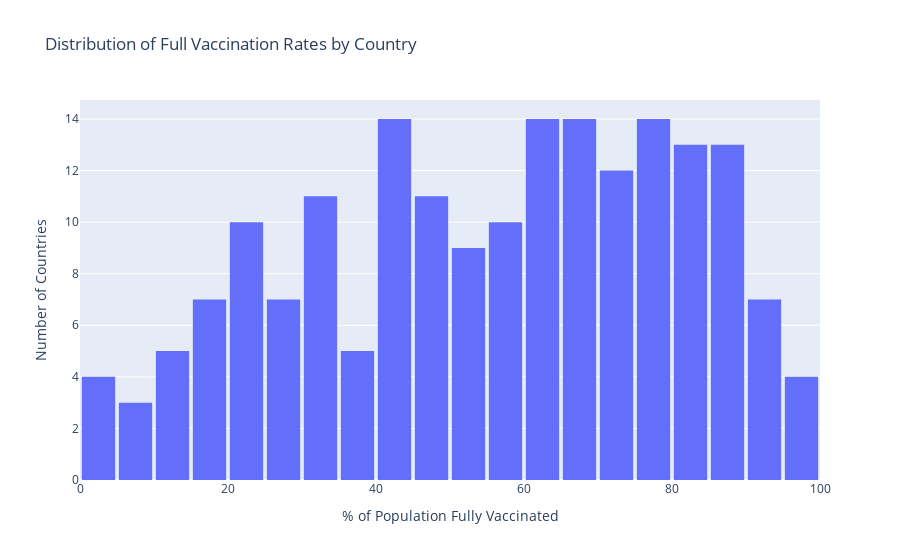

This figure's notebook cell:
### Markdown cell above
First, let’s look at the distribution of “% of population fully vaccinated” to pick a good threshold for the labels.

### Code cell
import plotly.express as px

fig = px.histogram(
    df,
    x='% of population fully vaccinated',
    nbins=20,
    title='Distribution of Full Vaccination Rates by Country',
    labels={'% of population fully vaccinated': '% of Population Fully Vaccinated', 'count': 'Number of Countries'},
    color_discrete_sequence=['#636EFA']
)
fig.update_layout(
    xaxis_title='% of Population Fully Vaccinated',
    yaxis_title='Number of Countries',
    bargap=0.1
)
fig.show()

### Figure 1 — Plotly figure (JSON) as saved in the notebook; plotly's stock layout.template omitted (floating-point values rounded to 4 significant figures; data arrays with more than 128 entries replaced by an {"elided": "..."} marker saying what was removed)
{"data": [{"bingroup": "x", "hovertemplate": "% of Population Fully Vaccinated=%{x}<br>count=%{y}<extra></extra>", "legendgroup": "", "marker": {"color": "#636EFA", "pattern": {"shape": ""}}, "name": "", "nbinsx": 20, "orientation": "v", "showlegend": false, "type": "histogram", "x": {"elided": "187 float values"}, "xaxis": "x", "yaxis": "y"}], "layout": {"bargap": 0.1, "barmode": "relative", "legend": {"tracegroupgap": 0}, "title": {"text": "Distribution of Full Vaccination Rates by Country"}, "xaxis": {"anchor": "y", "domain": [0, 1], "title": {"text": "% of Population Fully Vaccinated"}}, "yaxis": {"anchor": "x", "domain": [0, 1], "title": {"text": "Number of Countries"}}}}
